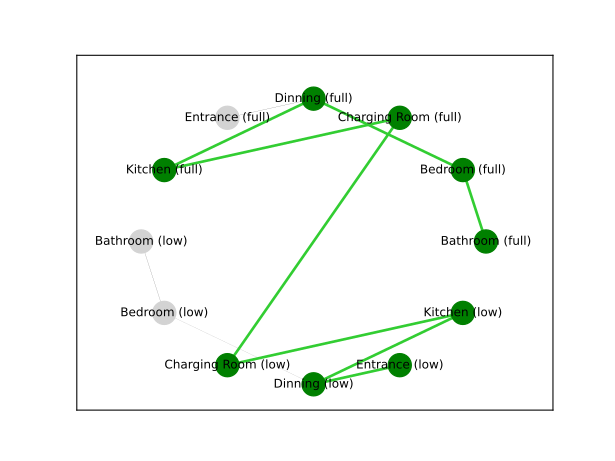

This chart was generated by the following Python code:
import sys

from domain import Domain
from action import Action


class Move(Action):

    def __init__(self, device, origin, destination):

        self.device = device.upper()
        self.origin = origin.upper()
        self.destination = destination.upper()

    @property
    def name(self):
        return "{}->{}".format(self.origin, self.destination)

    def requires(self):
        return {f"{self.device}_AT": self.origin}

    def provides(self):
        return {f"{self.device}_AT": self.destination}

    def execute(self):
        print(f"Moving {self.device} from {self.origin.lower()} to "
              f"{self.destination.lower()}")


class Charge(Action):

    def __init__(self, device, location):

        self.device = device.upper()
        self.location = location.upper()

    @property
    def name(self):
        return "{}->{}".format(self.device, self.location)

    def requires(self):
        return {f"{self.device}_AT": self.location, "BATTERY": "LOW"}

    def provides(self):
        return {"BATTERY": "FULL"}

    def execute(self):
        print(f"Charging {self.device}")



def node_to_label(node):
    label = ""
    for light in node:
        label += "1" if light[1] == "ON" else "0"

    return label


def main(plot=None):

    actions = [Move("LEIA", "Entrance", "Dinning"),
               Move("LEIA", "Dinning", "Entrance"),
               Move("LEIA", "Dinning", "Kitchen"),
               Move("LEIA", "Kitchen", "Dinning"),
               Move("LEIA", "Dinning", "Bedroom"),
               Move("LEIA", "Bedroom", "Bathroom"),
               Move("LEIA", "Bathroom", "Bedroom"),
               Move("LEIA", "Charging room", "Kitchen"),
               Move("LEIA", "Kitchen", "Charging room"),
               Charge("LEIA", "Charging room")]

    leia = Domain(actions)

    print("\nExample on how to move a discharged LEIA from entrance to "
          "bathroom:\n")

    status = {"LEIA_AT": "Entrance".upper(), "BATTERY": "LOW"}
    goal = {"LEIA_AT": "Bathroom".upper(), "BATTERY": "FULL"}

    leia.solve(status, goal)

    if plot:
        print("\nPlot domain graph and solution with specified plotting "
              "method")

    labels = {node: "{} ({})".format(node[1][1].title(), node[0][1].lower())
              for node in leia.nodes}
    node_colors = {node: "green" if node in leia.path else "lightgray"
                   for node in leia.nodes}
    edge_colors = {edge: "limegreen" if edge in leia.solution
                   or edge[::-1] in leia.solution else "gray"
                   for edge in leia.edges}
    edge_widths = {edge: 2 if edge in leia.solution else 0.1
                   for edge in leia.edges}

    if plot == "matplotlib":
        leia.plot(labels=labels, arrows=False, font_size=9,
                  node_color=node_colors.values(),
                  edge_color=edge_colors.values(),
                  width=list(edge_widths.values()))

    elif plot == "bokeh":
        leia.plot_bokeh(labels=labels, node_color=node_colors,
                        node_size=10, edge_color=edge_colors,
                        width=edge_widths)

    elif plot:
        print(f"Unknown plotting method: {plot}")

    print("\nBye")


if __name__ == "__main__":

    if len(sys.argv) > 2:
        raise SystemExit("Syntax: python3 leia.py [matplotlib|bokeh]")

    elif len(sys.argv) == 2:
        main(sys.argv[1])

    else:
        main()
